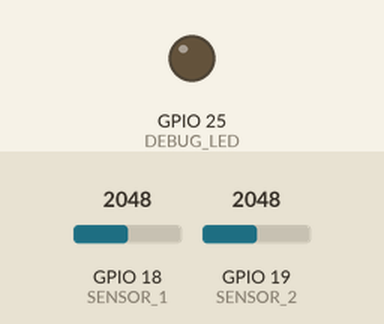
Bench run of a sketch on a simulated ESP32. Shown: output pins drawn as LEDs (lit = HIGH). Dashed ring = blinking. The inputs (shaded band) are chosen by the test bench; at power-on: GPIO 18 (SENSOR_1) = 2048, GPIO 19 (SENSOR_2) = 2048.

Above: at 1.2 s.
1.3 s: GPIO 18 (SENSOR_1) set to 644
2.8 s: GPIO 18 (SENSOR_1) set to 555
At 3.3 s:
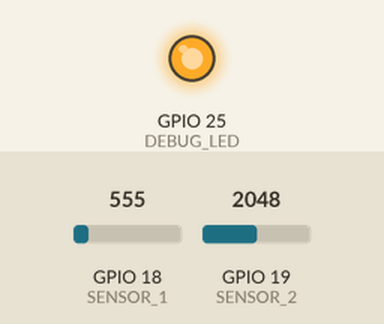
4.3 s: GPIO 19 (SENSOR_2) set to 646
5.8 s: GPIO 19 (SENSOR_2) set to 542
At 6.3 s:
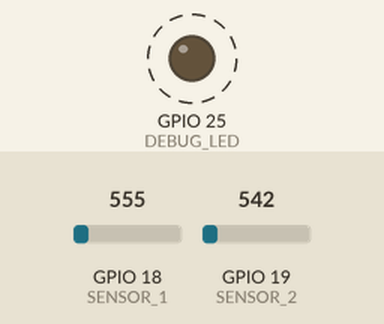
Timing chart, 0 to 8.3 s (numbered marks = the images above; inputs shaded):
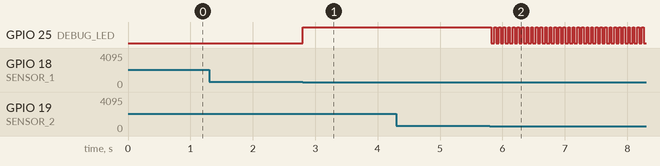

Measured:
- the behaviour switches between 601 and 600 on GPIO 18 (SENSOR_1) (found by bisection; images 0 and 1)
- the behaviour switches between 601 and 600 on GPIO 19 (SENSOR_2) (found by bisection; images 1 and 2)
- after the input at 1.3 s, every drawn part: stays the same
- after the input at 2.8 s, GPIO 25 (DEBUG_LED): LOW → HIGH at once
- after the input at 4.3 s, every drawn part: stays the same
- after the input at 5.8 s, GPIO 25 (DEBUG_LED): alternates HIGH for 0.03 s and LOW for 0.05 s, starting at once

The sketch:

laser_timer.ino
```cpp
/*
  Laser Timer

  Times how long it takes for two laser gates to be activated successively, prints the time
  taken to the serial monitor in milliseconds.

  This program was created for the university of Canterbury's ENMT221 line following robot competition

  modified 17 Oct 2024
  by Boston Black
*/
#include <stdint.h>
#include <stdbool.h>
#include <arduino.h>

/** Serial print options */
#define DEBUG false // Debug mode will print sensor output, useful for setting threshold
#define VERBOSE true // Print time to serial as timer is running

/** Settings */
#define THRESHOLD 600 // Sensor output below which gates will be triggered
#define BAUD_RATE 9600 // Baud rate for serial communication

/** Pins */
#define SENSOR_1 18 // Sensor input for start gate
#define SENSOR_2 19 // Sensor input for end gate
#define DEBUG_LED 25 // LED will be on when timer is active

static unsigned long startTime = 0;
static bool timerActive = false;

void setup()
{
  // initialize sensor pins as input
  pinMode(SENSOR_1, INPUT);
  pinMode(SENSOR_2, INPUT);

  // initialize LED as an output.
  pinMode(DEBUG_LED, OUTPUT);

  Serial1.begin(BAUD_RATE);
}

void loop()
{
  // Read sensor values
  uint16_t sensor1 = analogRead(SENSOR_1);
  uint16_t sensor2 = analogRead(SENSOR_2);

  // Print sensor values if DEBUG mode is on
  if (DEBUG) {
    Serial1.println("--------START--------");
    Serial1.println("Sensor vals: ");
    Serial1.println(sensor1);
    Serial1.println(sensor2);
  }

  // Start timer if start sensor triggered and timer is not already avtive
  if ((sensor1 <= THRESHOLD) && (timerActive == false)) {
    startTime = millis();
    digitalWrite(DEBUG_LED, HIGH);
    Serial1.println("Timer active...");
    timerActive = true;
  }

  // Print the current time if VERBOSE mode is on
  if (timerActive && VERBOSE) {
    unsigned long time = millis() - startTime;
    Serial1.print("Timer: ");
    Serial1.println(time);
  }

  // End timer and print final time if end sensor triggered and timer is active
  if ((sensor2 <= THRESHOLD) && (timerActive == true)) {
    unsigned long time = millis() - startTime;
    digitalWrite(DEBUG_LED, LOW);
    Serial1.println("-----Finish Time-----");
    Serial1.println(time);
    Serial1.println("Timer stopped.");
    timerActive = false;
  }
}
```
